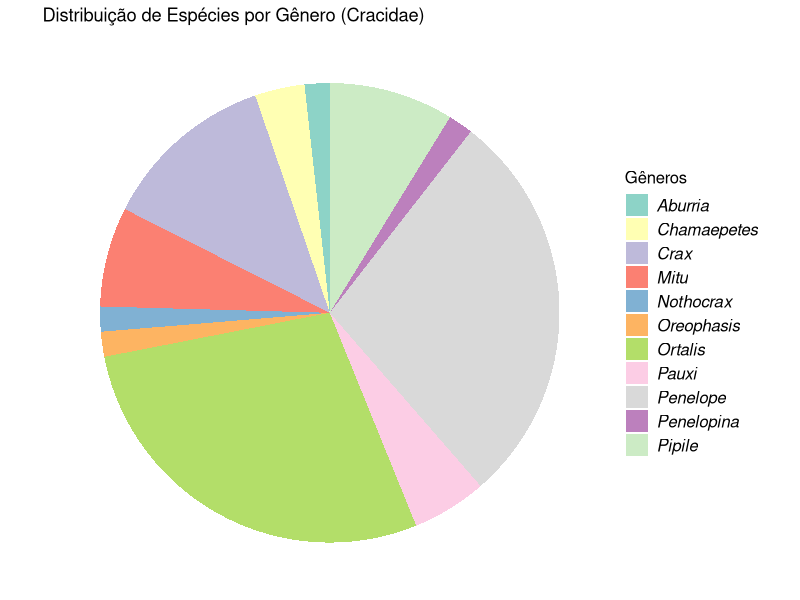
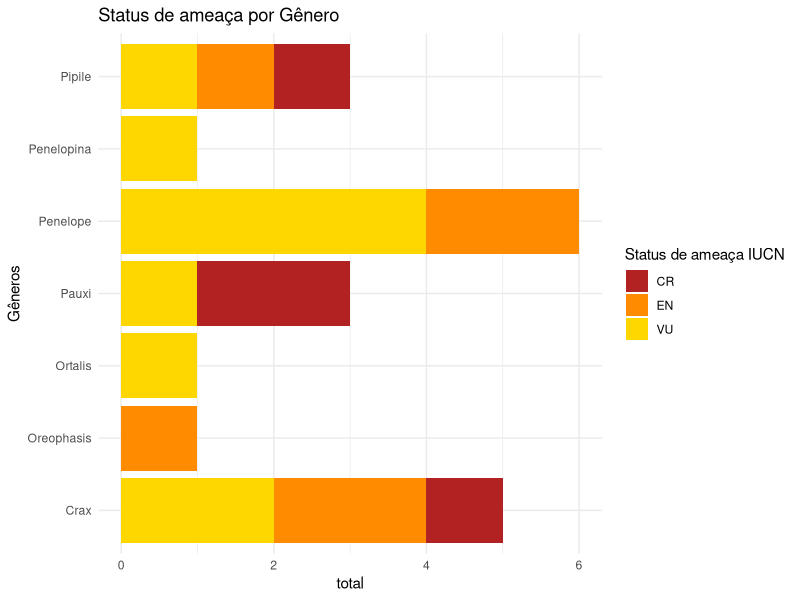
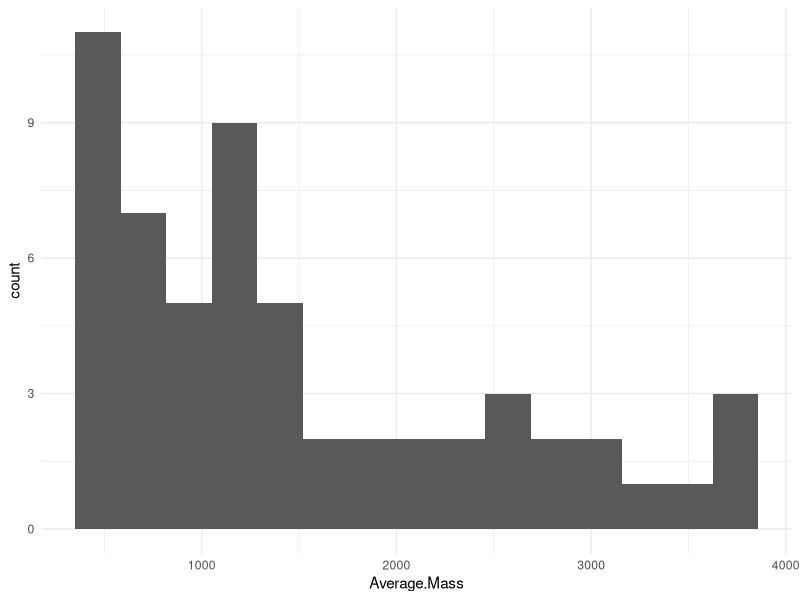
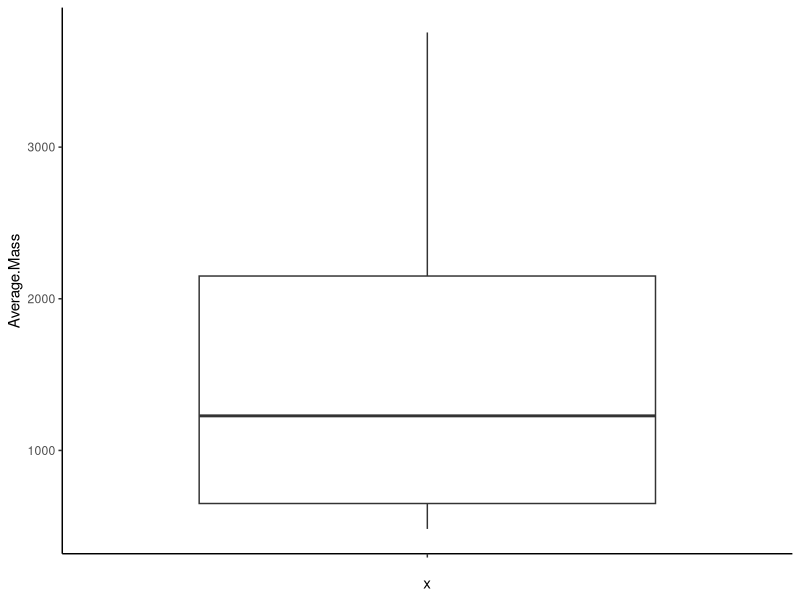
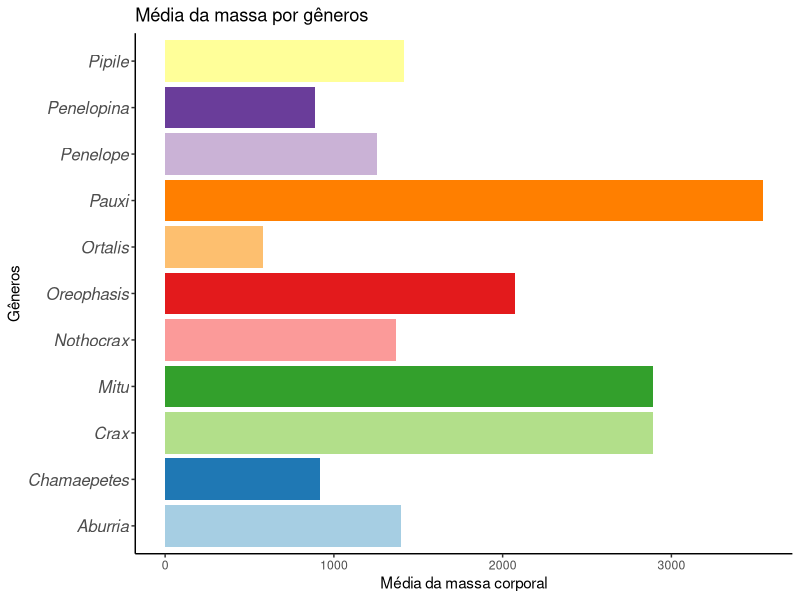

Generate these figures, in order, with R: (Note: this script raises an error after producing the figures.)
#setwd("C:/Users/moise/Desktop/UNESP/MESTRADO/Disciplinas/FCM/projeto_final")

library(openxlsx)
library(readxl)
library(tidyverse)

df <- read.csv2("Base_dados_Cracidae.csv")
names(df)
head(df)
colnames(df)

##brainstorm##
#criar pasta para salvar os gráficos
if (!dir.exists("graficos")) {
  dir.create("graficos")
}

# verificar quantidade de gêneros e espécies 
nrow(df) # 57 spp

contagem_gen <- df %>% 
  count(Genus) %>%
  mutate(porcentagem = round(n / sum(n) * 100, digits = 1))

#gráfico de pizza - atribuindo a varíavel
grafico_generos <- ggplot(contagem_gen, aes(x = "", y = n, fill = Genus)) +
  geom_bar(stat = "identity", position = "stack") +
  coord_polar(theta = "y") +
  theme_void()+
  # geom_text(
  #   aes(label = porcentagem), 
  #   position = position_stack(vjust = 0.5)
  # ) +
  scale_fill_brewer(palette = "Set3") +
  labs(
    title = "Distribuição de Espécies por Gênero (Cracidae)",
    fill = "Gêneros", x = "", y = ""
  ) +
  theme(
    legend.title = element_text(size = 12),
    legend.text = element_text(face = "italic", size = 12)
  )

ggsave("graficos/grafico_generos.png", plot = grafico_generos, width = 8, height = 6)

#Status de conservaçao - por genero? por distribuicao geografica? 

dados_ameacados <- df %>% 
  count(Genus, X2024.IUCN.Red.List.category) %>% 
  filter(X2024.IUCN.Red.List.category %in% c("VU", "EN", "CR"))

grafico_status_ameaca <- ggplot(dados_ameacados, aes(x = Genus, y = n, fill = X2024.IUCN.Red.List.category)) +
  geom_bar(stat = "identity") +
  coord_flip() +
  theme_minimal() +
  scale_fill_manual(values = c(
    "VU" = "gold",
    "EN" = "darkorange",
    "CR" = "firebrick" 
  )) +
  labs(
    title = "Status de ameaça por Gênero",
    x = "Gêneros",
    y = "total", 
    fill = "Status de ameaça IUCN"
  )

ggsave("graficos/grafico_status_ameaca.png", plot = grafico_status_ameaca, width = 8, height = 6)


#visão geral da massa corporal
df <- df %>% 
  mutate(Average.Mass = as.numeric(Average.Mass))

summary(df$Average.Mass)

#histograma
grafico_massa_hist <- ggplot(df, aes (x = Average.Mass))+
  geom_histogram(bins = 15)+
  theme_minimal()
ggsave("graficos/grafico_massa_hist.png", plot = grafico_massa_hist, width = 8, height = 6)

#boxplot
grafico_massa_box <- ggplot(df, aes(x = "", y = Average.Mass)) +
  geom_boxplot() +
  theme_classic()
ggsave("graficos/grafico_massa_box.png", plot = grafico_massa_box, width = 8, height = 6)

#média massa
media_massa_gen <- df %>%
  group_by(Genus) %>%
  summarise(media_massa = mean(Average.Mass, na.rm = TRUE))

grafico_media_massa_gen <- ggplot(media_massa_gen, aes(x = Genus, y = media_massa, fill = Genus)) +
  geom_bar(stat = "identity") +
  scale_fill_brewer(palette = "Paired")+
  coord_flip() +
  labs(
    title = "Média da massa por gêneros",
    x = "Gêneros",
    y = "Média da massa corporal"
  ) +
  theme_classic() +
  theme(
    legend.title = element_text(size = 12),
    axis.text.y = element_text(face = "italic", size = 12),
    legend.position = "none"
  )
ggsave("graficos/grafico_media_massa_gen.png", plot = grafico_media_massa_gen, width = 8, height = 6)**
  
  #library(RColorBrewer)
  #display.brewer.all()
  
  
  #visão geral sobre ocorrencias
  #contagem de Restricted range
  df %>% 
  count(RR)

#contagem de species' breeding is restricted to island(s) (seria endêmicas)
df %>% 
  count(ISL)

df %>%
  filter(ISL == T) #verifiquei que é a espécie Pipile pipile

df %>% 
  count(RLM) #todos são neotropical

df %>%
  count(LAT)

#amplitude altitudional
df %>%
  count(Elevational.Range)

str(df)

#altitude média por gênero
media_alt_gen <- df %>%
  group_by(Genus) %>%
  summarise(media_altitude = mean(Elevational.Range, na.rm = TRUE))

grafico_altitude_gen <- ggplot(media_alt_gen, aes(y = media_altitude, x = Genus)) +  
  geom_bar(stat = "identity", fill = "steelblue") +
  theme_minimal()+
  theme(axis.text.x = element_text(face = "italic"))
ggsave("graficos/grafico_altitude_gen.png", plot = grafico_altitude_gen, width = 8, height = 6)

#histograma da altitude média por gênero
grafico_altitude_hist <- ggplot(media_alt_gen, aes(x = media_altitude)) +
  geom_histogram(bins = 15, fill = "steelblue") +
  theme_minimal() +
  labs(
    title = "Histograma: Altitude média por gênero",
    x = "Altitude média",
    y = "Contagem"
  )
ggsave("graficos/grafico_altitude_hist.png", plot = grafico_altitude_hist, width = 8, height = 6)

#boxplot
grafico_altitude_box <- ggplot(df, aes(x = Genus, y = Elevational.Range, fill = Genus)) +
  geom_boxplot() +
  scale_fill_brewer(palette = "Paired")+
  theme_classic() +
  theme(axis.text.x = element_text(face = "italic"),
        legend.position = "none")
ggsave("graficos/grafico_altitude_box.png", plot = grafico_altitude_box, width = 8, height = 6)

#Uso de habitat - gráfico de pizza
uso_habitat <- df %>%
  count(Primary.Habitat)%>%
  mutate(porcentagem = round(n / sum(n) * 100, digits = 1))

grafico_habitat <- ggplot(uso_habitat, aes(x = "", y = n, fill = Primary.Habitat)) +
  geom_bar(stat = "identity", position = "stack") +
  coord_polar(theta = "y") +
  scale_fill_manual(values = c(
    "Forest" = "green",
    "Shrub" = "yellow",
    "Woodland" = "green4"
  ))+
  theme_void()+
  labs(
    title = "Uso do Habitat (Cracidae)",
    fill = "Habitat", x = "", y = ""
  ) +
  theme(
    legend.title = element_text(size = 12),
    legend.text = element_text(size = 12)
  )

ggsave("graficos/grafico_habitat_pizza.png", plot = grafico_habitat, width = 8, height = 6)

#Dieta
dieta <- df %>%
  count(Primary.Diet)%>%
  mutate(porcentagem = round(n / sum(n) * 100, digits = 1))

#gráfico de pizza
grafico_dieta <- ggplot(dieta, aes(x = "", y = n, fill = Primary.Diet)) +
  geom_bar(stat = "identity", position = "stack") +
  coord_polar(theta = "y") +
  scale_fill_discrete(labels = c("Fruit" = "Fruta",
                                 "Herbivore" = "Herbívoro",
                                 "Omnivore" = "Onívoro",
                                 "Plant" = "Plantas"))+
  scale_fill_manual(values = c(
    "Fruit" = "red3",
    "Herbivore" = "green3",
    "Omnivore" = "orange3",
    "Plant" = "green"
  ))+
  theme_void()+
  labs(
    title = "Dieta (Cracidae)",
    fill = "Dieta", x = "", y = ""
  ) +
  theme(
    legend.title = element_text(size = 12),
    legend.text = element_text(size = 12)
  )

ggsave("graficos/grafico_dieta.png", plot = grafico_dieta, width = 8, height = 6)

#amplitude da dieta
#boxplot
grafico_dieta_boxplot <- ggplot(df, aes(x = Genus, y = DB, fill = Genus)) +
  geom_boxplot() +
  scale_fill_brewer(palette = "Paired")+
  theme_classic() +
  theme(axis.text.x = element_text(face = "italic"),
        legend.position = "none")

#ESI
especialidade <- df %>%
  select(Latin, Genus, ESI) %>%
  mutate(ESI = as.numeric(ESI)) %>%
  mutate(nível_especialidade = case_when(
    ESI < 1 ~ "Generalista",
    ESI == 1 ~ "Médio especialista",
    TRUE ~ "Especialistas"
  ))
#geral
grafico_ESI_geral <- ggplot(especialidade, aes(x = "", y = ESI, fill = nível_especialidade)) +
  geom_bar(stat = "identity", position = "stack") +
  coord_polar(theta = "y") +
  scale_fill_brewer(palette = "Set3") +
  theme_minimal() +
  labs(
    fill = "Nível de especialidade ecológica", x = "", y = ""
  ) 
ggsave("graficos/grafico_ESI_geral.png", plot = grafico_ESI_geral, width = 8, height = 6)

#por gênero
grafico_ESI_genero <-ggplot(especialidade, 
                            aes(x = Genus, fill = nível_especialidade)) +
  geom_bar(position = "fill") + 
  theme_minimal() +
  theme(axis.text.x = element_text(face = "italic", size = 12, angle = 45, hjust = 1)) +
  labs(
    fill = "Especialidade ecológica",
    x = "Gêneros",
    y = "ESI em proporção"
  )
ggsave("graficos/grafico_ESI_gen.png", plot = grafico_ESI_genero, width = 8, height = 6)

##informacao das legendas##
#RR = Restricted range (global range size<50,000 km2 ) species get a 1
#ISL = 1 = Species' breeding is restricted to island(s), 0 = species not restricted to an island
#RLM = Realm; A	Australian;C	Cosmopolitan;E	Eastern Hemisphere;
# F	Afrotropical;I	Indomalayan;L	Neotropical;M	Madagascar & islands;N	Nearctic;
# O	Oceania;P	Palearctic;S	South Polar;
# W	Wallacea (see: https://unair.ac.id/pre-historic-wallacea-a-melting-pot-of-human-genetic-ancestries/); Z	New Zealand & islands
#LAT = Latitudinal range of species based on tropics and polar circles.
#HB = Habitat breadth, the number of major habitats used
#DB = Diet breadth, the number of major food types consumed
#ESI = Ecological Specialization Index: log10 (100/[dietary breadth x habitat breadth]), with a maximum of 2 for the most specialized species that only feed on one major food group and live in one major type of habitat (e.g., forest frugivore; Sekercioglu, 2011)


## Exportar tabelas - tabela com resumo dos dados mineirados
write.xlsx(list(
  "Contagem por gênero" = contagem_gen,
  "Espécies ameaçadas" = dados_ameacados,
  "Massa média por gênero" = media_massa_gen,
  "Altitudes médias por gênero" = media_alt_gen,
  "Especialização ecológica" = especialidade
), file = "Resumo_Cracidae.xlsx")
